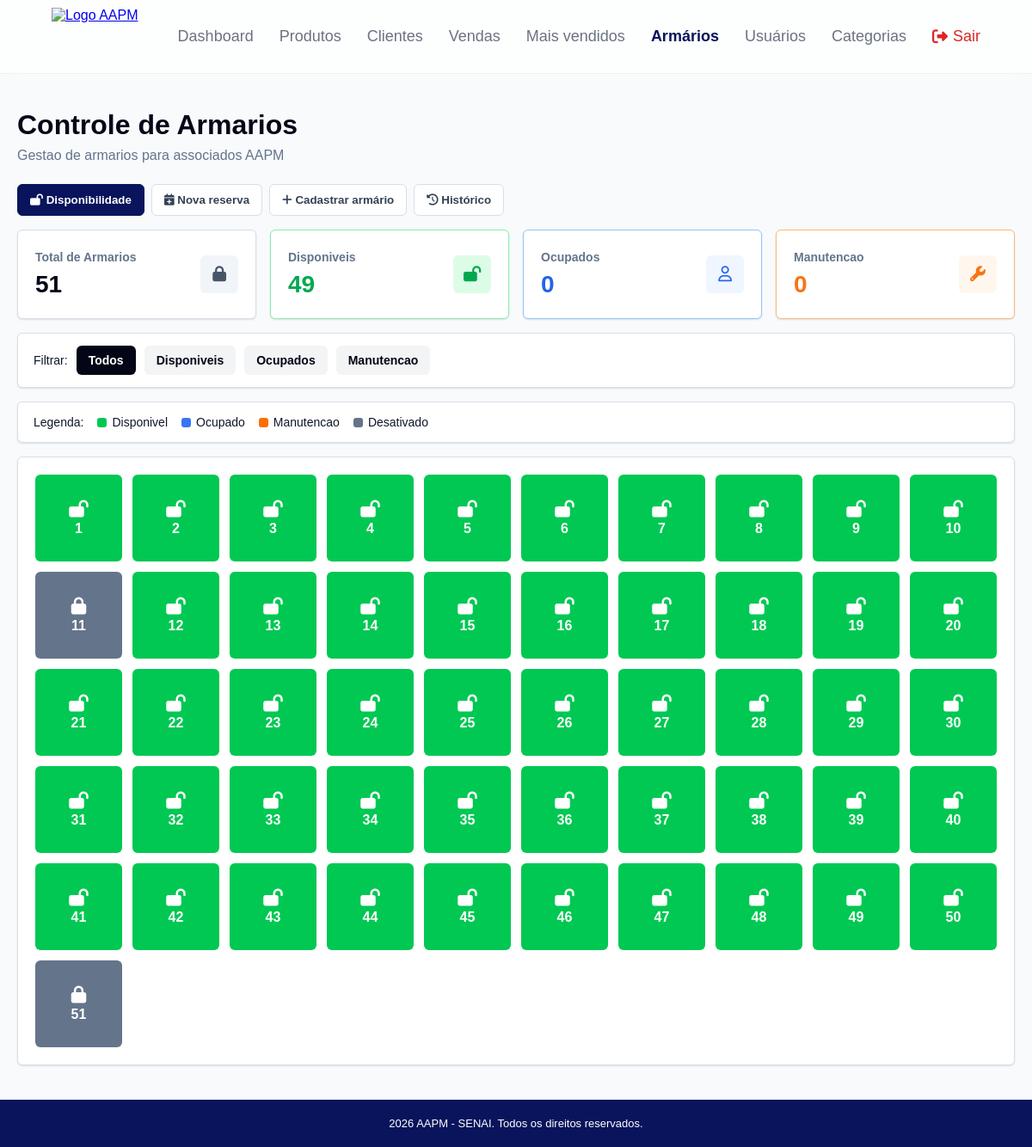
Page /armarios on the earlier database version.
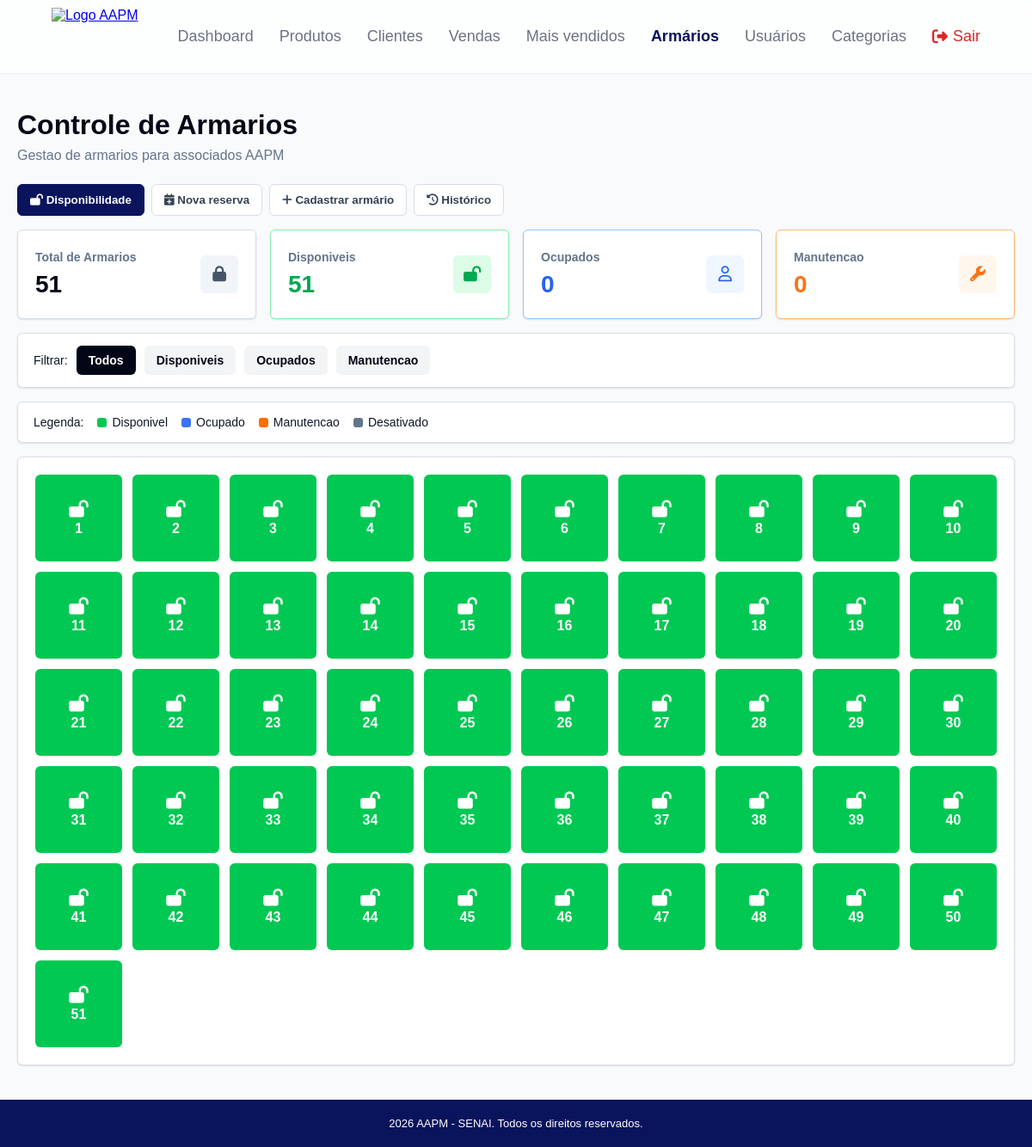
Same page on the later database version.
### app/models/armario.py (models this page shows)
class Armario(Base):
    __tablename__ = "armarios"
    id = Column(Integer, primary_key=True, index=True)
    numero = Column(String(10), nullable=False, unique=True, index=True)
    status = Column(String(20), nullable=False, default="disponivel", index=True)
    associado_id = Column(
        Integer,
        ForeignKey("clientes.id", ondelete="SET NULL"),
        nullable=True
    )
    associado_nome = Column(String(150), nullable=True)
    associado_email = Column(String(150), nullable=True)
    associado_telefone = Column(String(20), nullable=True)
    associado_matricula = Column(String(50), nullable=True)
    atribuido_em = Column(String(20), nullable=True)
    observacoes = Column(String(255), nullable=True)
    associado = relationship("Cliente", backref="armarios")

### app/main.py (the view)
@app.get("/armarios")
def listar_armarios(
    request: Request,
    usuario=Depends(get_usuario_opcional), # Trocado para opcional para evitar travas de banco
    db: Session = Depends(get_db)
):
    if not usuario:
        class UsuarioMock:
            role = "admin"
            nome = "Usuário Local"
        usuario = UsuarioMock()
    garantir_armarios_iniciais(db)
    reservas_ativas = (
        db.query(ReservaArmario)
        .filter(ReservaArmario.status == "ativa")
        .order_by(ReservaArmario.id.desc())
        .all()
    )
    alterou_status = False
    for reserva in reservas_ativas:
        if reserva.armario and reserva.armario.status == "disponivel":
            reserva.armario.status = "ocupado"
            if reserva.associado:
                reserva.armario.associado_id = reserva.associado.id
                reserva.armario.associado_nome = reserva.associado.nome
                reserva.armario.associado_telefone = reserva.associado.telefone or ""
                reserva.armario.associado_matricula = reserva.associado.matricula or ""
            alterou_status = True
    if alterou_status:
        db.commit()
    total = db.query(Armario).count()
    disponiveis = db.query(Armario).filter(Armario.status == "disponivel").count()
    ocupados = db.query(Armario).filter(Armario.status == "ocupado").count()
    manutencao = db.query(Armario).filter(Armario.status == "manutencao").count()
    armarios = db.query(Armario).order_by(Armario.id).all()
    associados = (
        db.query(Cliente)
        .filter(
            Cliente.ativo == True,
            Cliente.is_associado == True
        )
        .order_by(Cliente.nome)
        .all()
    )
    reservas = (
        db.query(ReservaArmario)
        .order_by(ReservaArmario.inicio_em.desc(), ReservaArmario.id.desc())
        .all()
    )
    return templates.TemplateResponse(
        request=request,
        name="armarios/index.html",
        context={
            "request": request, # Garantindo envio explícito do objeto request para o contexto
            "usuario": usuario,
            "armarios": armarios,
            "total_armarios": total,
            "armarios_disponiveis": disponiveis,
            "armarios_ocupados": ocupados,
            "armarios_manutencao": manutencao,
            "associados": associados,
            "reservas": reservas,
        }
    )

### app/templates/armarios/index.html (shortened to what this page needs)
<!DOCTYPE html>
<html lang="pt-br">
<head>
    <link rel="stylesheet" href="/static/css/armarios.css">
    <link rel="stylesheet" href="https://cdnjs.cloudflare.com/ajax/libs/font-awesome/6.5.2/css/all.min.css">
</head>
<body>
    {% include "partials/navbar.html" %}
    <main class="armarios-page">
        <section class="page-title">
            <h1>Controle de Armarios</h1>
            <p>Gestao de armarios para associados AAPM</p>
        </section>
        <nav class="armarios-tabs" aria-label="Módulos de armários">
            <button type="button" class="armarios-tab active" data-armarios-tab="disponibilidade"><i class="fa-solid fa-lock-open"></i> Disponibilidade</button>
            <button type="button" class="armarios-tab" data-armarios-tab="reserva"><i class="fa-solid fa-calendar-plus"></i> Nova reserva</button>
            <button type="button" class="armarios-tab" data-armarios-tab="cadastro"><i class="fa-solid fa-plus"></i> Cadastrar armário</button>
            <button type="button" class="armarios-tab" data-armarios-tab="historico"><i class="fa-solid fa-clock-rotate-left"></i> Histórico</button>
        </nav>
        <div data-armarios-panel="disponibilidade">
        <section class="cards-resumo-container">
            <div class="card-resumo card-total">
                <div>
                    <span>Total de Armarios</span>
                    <strong>{{ total_armarios }}</strong>
                </div>
                <i class="fa-solid fa-lock"></i>
            </div>
            <div class="card-resumo card-disponivel">
                <div>
                    <span>Disponiveis</span>
                    <strong>{{ armarios_disponiveis }}</strong>
                </div>
                <i class="fa-solid fa-lock-open"></i>
            </div>
            <div class="card-resumo card-ocupado">
                <div>
                    <span>Ocupados</span>
                    <strong>{{ armarios_ocupados }}</strong>
                </div>
                <i class="fa-regular fa-user"></i>
            </div>
            <div class="card-resumo card-manutencao">
                <div>
                    <span>Manutencao</span>
                    <strong>{{ armarios_manutencao }}</strong>
                </div>
                <i class="fa-solid fa-wrench"></i>
            </div>
        </section>
        <section class="filtro-bar">
            <span>Filtrar:</span>
            <button type="button" class="btn-filtro active" data-filtro="">Todos</button>
            <button type="button" class="btn-filtro" data-filtro="disponivel">Disponiveis</button>
            <button type="button" class="btn-filtro" data-filtro="ocupado">Ocupados</button>
            <button type="button" class="btn-filtro" data-filtro="manutencao">Manutencao</button>
        </section>
        <section class="legenda-bar">
            <span>Legenda:</span>
            <span class="legenda-item"><i class="dot dot-disponivel"></i> Disponivel</span>
            <span class="legenda-item"><i class="dot dot-ocupado"></i> Ocupado</span>
            <span class="legenda-item"><i class="dot dot-manutencao"></i> Manutencao</span>
            <span class="legenda-item"><i class="dot dot-desativado"></i> Desativado</span>
        </section>
        <section class="grid-shell">
            <div class="grid-armarios" id="grid-armarios">
                {% for armario in armarios %}
                <button
                    type="button"
                    class="item-armario status-{{ armario.status }}"
                    data-armario-card
                    data-id="{{ armario.id }}"
                    data-numero="{{ armario.numero }}"
                    data-status="{{ armario.status }}"
                    data-associado-id="{{ armario.associado_id or 0 }}"
                    data-observacoes="{{ armario.observacoes|e }}"
                    data-nome="{{ armario.associado_nome|e }}"
                    data-matricula="{{ armario.associado_matricula|e }}"
                    title="Armario {{ armario.numero }}"
                >
                    {% if armario.status == "manutencao" %}
                    <i class="fa-solid fa-wrench"></i>
                    {% elif armario.status == "ocupado" %}
                    <i class="fa-regular fa-user"></i>
                    {% elif armario.status == "desativado" %}
                    <i class="fa-solid fa-lock"></i>
                    {% else %}
                    <i class="fa-solid fa-lock-open"></i>
                    {% endif %}
                    <span>{{ armario.numero|int }}</span>
                </button>
                {% endfor %}
            </div>
        </section>
        </div>
    </main>
    <footer class="main-footer">
        <div class="footer-content">
            <p>2026 AAPM - SENAI. Todos os direitos reservados.</p>
        </div>
    </footer>
</body>
</html>

### app/templates/partials/navbar.html (shortened to what this page needs)
{% set caminho = request.url.path if request is defined else '' %}
<link rel="stylesheet" href="/static/css/base.css?v=1">
<link rel="stylesheet" href="/static/css/feedback.css?v=1">
<header>
    <nav class="navbar">
        <div class="logo"><a href="/"><img src="/static/img/logo.png" alt="Logo AAPM"></a></div>
        <ul class="menu">
            <li><a href="/" class="{{ 'active' if caminho == '/' else '' }}">Dashboard</a></li>
            <li><a href="/produtos" class="{{ 'active' if caminho.startswith('/produtos') else '' }}">Produtos</a></li>
            {% if usuario.role == 'admin' %}
            <li><a href="/clientes" class="{{ 'active' if caminho.startswith('/clientes') else '' }}">Clientes</a></li>
            {% endif %}
            <li><a href="/pdv/historico" class="{{ 'active' if caminho.startswith('/pdv') else '' }}">Vendas</a></li>
            <li><a href="/mais_vendidos" class="{{ 'active' if caminho == '/mais_vendidos' else '' }}">Mais vendidos</a></li>
            {% if usuario.role == 'admin' %}
            <li><a href="/armarios" class="{{ 'active' if caminho.startswith('/armarios') else '' }}">Armários</a></li>
            <li><a href="/usuarios" class="{{ 'active' if caminho.startswith('/usuarios') else '' }}">Usuários</a></li>
            <li><a href="/categorias" class="{{ 'active' if caminho.startswith('/categorias') else '' }}">Categorias</a></li>
            {% endif %}
            <li><a href="/auth/logout" class="btn-sair"><i class="fa-solid fa-right-from-bracket"></i> Sair</a></li>
        </ul>
    </nav>
</header>

### app/static/css/armarios.css (style rules this page uses)
* { margin: 0; padding: 0; box-sizing: border-box; }
body { min-height: 100vh; display: flex; flex-direction: column; font-family: Arial, sans-serif; background: #f8fafc; color: #020617; }
.navbar { width: 100%; min-height: 80px; height: auto; background-color: rgba(255, 255, 255, 0.8); backdrop-filter: blur(10px); -webkit-backdrop-filter: blur(10px); display: flex; justify-content: space-between; align-items: center; padding: 0 60px; border-bottom: 1px solid rgba(0, 0, 0, 0.06); }
.logo img { height: 65px; width: auto; display: block; }
.menu { display: flex; gap: 28px; list-style: none; align-items: center; flex-wrap: wrap; }
.menu a { text-decoration: none; color: #6b7280; font-size: 17px; transition: 0.3s; }
.menu a:hover, .menu a.active { color: #09145c; font-weight: 700; }
.menu a.btn-sair { color: #dc2626; display: flex; align-items: center; gap: 6px; }
.armarios-page { flex: 1; width: min(1180px, calc(100% - 40px)); margin: 0 auto; padding: 40px 0; }
.page-title { margin-bottom: 24px; }
.page-title h1 { font-size: 32px; line-height: 1.2; margin-bottom: 8px; color: #020617; }
.page-title p { font-size: 16px; color: #64748b; }
.cards-resumo-container { display: grid; grid-template-columns: repeat(4, 1fr); gap: 16px; margin-bottom: 16px; }
.card-resumo { min-height: 104px; background: #fff; border: 1px solid #d9dee7; border-radius: 6px; box-shadow: 0 1px 2px rgba(15, 23, 42, 0.12); padding: 20px; display: flex; align-items: center; justify-content: space-between; }
.card-resumo span { display: block; font-size: 14px; color: #64748b; margin-bottom: 8px; font-weight: 600; }
.card-resumo strong { display: block; font-size: 28px; }
.card-resumo i { width: 44px; height: 44px; border-radius: 6px; display: inline-flex; align-items: center; justify-content: center; font-size: 18px; }
.card-total i { background: #f1f5f9; color: #475569; }
.card-disponivel { border-color: #86efac; }
.card-disponivel strong { color: #00a84f; }
.card-disponivel i { background: #dcfce7; color: #00a84f; }
.card-ocupado { border-color: #93c5fd; }
.card-ocupado strong { color: #2563eb; }
.card-ocupado i { background: #eff6ff; color: #2563eb; }
.card-manutencao { border-color: #fdba74; }
.card-manutencao strong { color: #f97316; }
.card-manutencao i { background: #fff7ed; color: #f97316; }
.filtro-bar, .legenda-bar, .grid-shell { background: #fff; border: 1px solid #d9dee7; border-radius: 6px; box-shadow: 0 1px 2px rgba(15, 23, 42, 0.12); }
.filtro-bar { min-height: 58px; display: flex; align-items: center; gap: 10px; padding: 14px 18px; margin-bottom: 16px; flex-wrap: wrap; }
.filtro-bar span, .legenda-bar span { font-size: 14px; color: #0f172a; }
.btn-filtro { border: 0; border-radius: 6px; padding: 9px 14px; background: #f3f4f6; color: #020617; font-size: 14px; cursor: pointer; font-weight: 700; }
.btn-filtro.active { background: #020617; color: #fff; }
.legenda-bar { min-height: 48px; display: flex; align-items: center; gap: 16px; padding: 12px 18px; margin-bottom: 16px; flex-wrap: wrap; }
.legenda-item { display: inline-flex; align-items: center; gap: 6px; }
.dot { width: 11px; height: 11px; border-radius: 3px; display: inline-block; }
.dot-disponivel { background: #00c853; }
.dot-ocupado { background: #3b73f6; }
.dot-manutencao { background: #ff6d00; }
.dot-desativado { background: #64748b; }
.grid-shell { padding: 20px; }
.grid-armarios { display: grid; grid-template-columns: repeat(10, 1fr); gap: 12px; }
.item-armario { aspect-ratio: 1 / 1; min-height: 72px; border: 0; border-radius: 6px; color: #fff; cursor: pointer; display: flex; flex-direction: column; align-items: center; justify-content: center; gap: 4px; font-weight: 700; transition: transform 0.15s, filter 0.15s; }
.item-armario i { font-size: 20px; }
.item-armario span { font-size: 16px; }
.armarios-tabs { display: flex; gap: 8px; flex-wrap: wrap; margin-bottom: 16px; }
.armarios-tab { border: 1px solid #d9dee7; background: #fff; color: #334155; border-radius: 6px; padding: 10px 14px; cursor: pointer; font-weight: 700; }
.armarios-tab.active { background: #09145c; color: #fff; border-color: #09145c; }
.status-disponivel { background: #00c853; }
.main-footer { margin-top: auto; width: 100%; background: #09145c; color: #fff; text-align: center; padding: 20px; font-size: 13px; }

Differences in the rows shown:
changed Armario (number 11 of 51 on the later page): status "desativado" → "disponivel" (drawn)
changed Armario (number 51 of 51 on the later page): status "desativado" → "disponivel" (drawn)
Other differences:
{{ armarios_disponiveis }}: "49" → "51"
